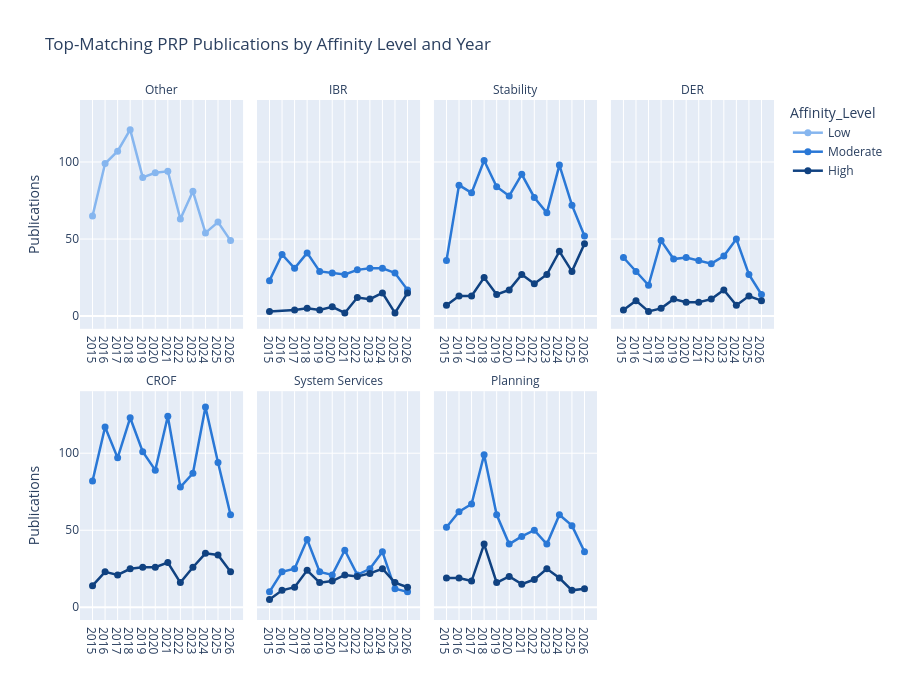

Source (notebook cell):
### Code cell
overall_level_grouped = overall_level.assign(
    # Low has no meaningful top programme, so bucket it separately from real PRP picks
    Top_PRP_Name=overall_level["Top_PRP_Name"].where(overall_level["Affinity_Level"] != "Low", "Other"),
    # Affinity_Level=overall_level["Affinity_Level"].astype(str).where(overall_level["Affinity_Level"] == "Low", "Moderate+High")
)

overall_counts_by_prp = (
    overall_level_grouped
    .groupby(["Year", "Affinity_Level", "Top_PRP_Name"], observed=True)
    .size()
    .rename("Publications")
    .reset_index()
)
# fig1 = px.scatter(
#     x = "Year",
#     # y = "Publications",
#     # color = "Affinity_Level",
#     y = "Top_PRP_Name",
#     size = "Publications",
#     color = "Publications",
#     data_frame = overall_counts_by_prp
# )
# fig1.show()
facet_order = ["Other"] + programme_order
fig2 = px.line(
    overall_counts_by_prp,
    x="Year",
    y="Publications",
    color="Affinity_Level",
    facet_col="Top_PRP_Name",
    facet_col_wrap=4,
    facet_row_spacing=0.12,
    markers=True,
    category_orders={"Top_PRP_Name": facet_order, "Affinity_Level": level_order},
    color_discrete_map=color_discrete_map,
    title="Top-Matching PRP Publications by Affinity Level and Year",
)
fig2.for_each_annotation(lambda annotation: annotation.update(text=annotation.text.split("=")[-1]))
fig2.update_traces(line_width=2.5, marker_size=7)
fig2.update_xaxes(title=None, dtick=1, tickformat="d", showticklabels=True)
fig2.update_yaxes(title=None)
fig2.update_yaxes(title="Publications", col=1)
fig2.update_layout(height=700)
fig2.show()

overall_counts_by_prp.groupby("Year")["Publications"].sum()

### Figure 1 — Plotly figure (JSON) as saved in the notebook; plotly's stock layout.template omitted (floating-point values rounded to 4 significant figures)
{"data": [{"hovertemplate": "Affinity_Level=Low<br>Top_PRP_Name=Other<br>Year=%{x}<br>Publications=%{y}<extra></extra>", "legendgroup": "Low", "line": {"color": "#86b6ef", "dash": "solid", "width": 2.5}, "marker": {"size": 7, "symbol": "circle"}, "mode": "lines+markers", "name": "Low", "orientation": "v", "showlegend": true, "type": "scatter", "x": [2015, 2016, 2017, 2018, 2019, 2020, 2021, 2022, 2023, 2024, 2025, 2026], "xaxis": "x5", "y": [65, 99, 107, 121, 90, 93, 94, 63, 81, 54, 61, 49], "yaxis": "y5"}, {"hovertemplate": "Affinity_Level=Moderate<br>Top_PRP_Name=IBR<br>Year=%{x}<br>Publications=%{y}<extra></extra>", "legendgroup": "Moderate", "line": {"color": "#2a78d6", "dash": "solid", "width": 2.5}, "marker": {"size": 7, "symbol": "circle"}, "mode": "lines+markers", "name": "Moderate", "orientation": "v", "showlegend": true, "type": "scatter", "x": [2015, 2016, 2017, 2018, 2019, 2020, 2021, 2022, 2023, 2024, 2025, 2026], "xaxis": "x6", "y": [23, 40, 31, 41, 29, 28, 27, 30, 31, 31, 28, 17], "yaxis": "y6"}, {"hovertemplate": "Affinity_Level=High<br>Top_PRP_Name=IBR<br>Year=%{x}<br>Publications=%{y}<extra></extra>", "legendgroup": "High", "line": {"color": "#104281", "dash": "solid", "width": 2.5}, "marker": {"size": 7, "symbol": "circle"}, "mode": "lines+markers", "name": "High", "orientation": "v", "showlegend": true, "type": "scatter", "x": [2015, 2017, 2018, 2019, 2020, 2021, 2022, 2023, 2024, 2025, 2026], "xaxis": "x6", "y": [3, 4, 5, 4, 6, 2, 12, 11, 15, 2, 15], "yaxis": "y6"}, {"hovertemplate": "Affinity_Level=Moderate<br>Top_PRP_Name=Stability<br>Year=%{x}<br>Publications=%{y}<extra></extra>", "legendgroup": "Moderate", "line": {"color": "#2a78d6", "dash": "solid", "width": 2.5}, "marker": {"size": 7, "symbol": "circle"}, "mode": "lines+markers", "name": "Moderate", "orientation": "v", "showlegend": false, "type": "scatter", "x": [2015, 2016, 2017, 2018, 2019, 2020, 2021, 2022, 2023, 2024, 2025, 2026], "xaxis": "x7", "y": [36, 85, 80, 101, 84, 78, 92, 77, 67, 98, 72, 52], "yaxis": "y7"}, {"hovertemplate": "Affinity_Level=High<br>Top_PRP_Name=Stability<br>Year=%{x}<br>Publications=%{y}<extra></extra>", "legendgroup": "High", "line": {"color": "#104281", "dash": "solid", "width": 2.5}, "marker": {"size": 7, "symbol": "circle"}, "mode": "lines+markers", "name": "High", "orientation": "v", "showlegend": false, "type": "scatter", "x": [2015, 2016, 2017, 2018, 2019, 2020, 2021, 2022, 2023, 2024, 2025, 2026], "xaxis": "x7", "y": [7, 13, 13, 25, 14, 17, 27, 21, 27, 42, 29, 47], "yaxis": "y7"}, {"hovertemplate": "Affinity_Level=Moderate<br>Top_PRP_Name=DER<br>Year=%{x}<br>Publications=%{y}<extra></extra>", "legendgroup": "Moderate", "line": {"color": "#2a78d6", "dash": "solid", "width": 2.5}, "marker": {"size": 7, "symbol": "circle"}, "mode": "lines+markers", "name": "Moderate", "orientation": "v", "showlegend": false, "type": "scatter", "x": [2015, 2016, 2017, 2018, 2019, 2020, 2021, 2022, 2023, 2024, 2025, 2026], "xaxis": "x8", "y": [38, 29, 20, 49, 37, 38, 36, 34, 39, 50, 27, 14], "yaxis": "y8"}, {"hovertemplate": "Affinity_Level=High<br>Top_PRP_Name=DER<br>Year=%{x}<br>Publications=%{y}<extra></extra>", "legendgroup": "High", "line": {"color": "#104281", "dash": "solid", "width": 2.5}, "marker": {"size": 7, "symbol": "circle"}, "mode": "lines+markers", "name": "High", "orientation": "v", "showlegend": false, "type": "scatter", "x": [2015, 2016, 2017, 2018, 2019, 2020, 2021, 2022, 2023, 2024, 2025, 2026], "xaxis": "x8", "y": [4, 10, 3, 5, 11, 9, 9, 11, 17, 7, 13, 10], "yaxis": "y8"}, {"hovertemplate": "Affinity_Level=Moderate<br>Top_PRP_Name=CROF<br>Year=%{x}<br>Publications=%{y}<extra></extra>", "legendgroup": "Moderate", "line": {"color": "#2a78d6", "dash": "solid", "width": 2.5}, "marker": {"size": 7, "symbol": "circle"}, "mode": "lines+markers", "name": "Moderate", "orientation": "v", "showlegend": false, "type": "scatter", "x": [2015, 2016, 2017, 2018, 2019, 2020, 2021, 2022, 2023, 2024, 2025, 2026], "xaxis": "x", "y": [82, 117, 97, 123, 101, 89, 124, 78, 87, 130, 94, 60], "yaxis": "y"}, {"hovertemplate": "Affinity_Level=High<br>Top_PRP_Name=CROF<br>Year=%{x}<br>Publications=%{y}<extra></extra>", "legendgroup": "High", "line": {"color": "#104281", "dash": "solid", "width": 2.5}, "marker": {"size": 7, "symbol": "circle"}, "mode": "lines+markers", "name": "High", "orientation": "v", "showlegend": false, "type": "scatter", "x": [2015, 2016, 2017, 2018, 2019, 2020, 2021, 2022, 2023, 2024, 2025, 2026], "xaxis": "x", "y": [14, 23, 21, 25, 26, 26, 29, 16, 26, 35, 34, 23], "yaxis": "y"}, {"hovertemplate": "Affinity_Level=Moderate<br>Top_PRP_Name=System Services<br>Year=%{x}<br>Publications=%{y}<extra></extra>", "legendgroup": "Moderate", "line": {"color": "#2a78d6", "dash": "solid", "width": 2.5}, "marker": {"size": 7, "symbol": "circle"}, "mode": "lines+markers", "name": "Moderate", "orientation": "v", "showlegend": false, "type": "scatter", "x": [2015, 2016, 2017, 2018, 2019, 2020, 2021, 2022, 2023, 2024, 2025, 2026], "xaxis": "x2", "y": [10, 23, 25, 44, 23, 21, 37, 21, 25, 36, 12, 10], "yaxis": "y2"}, {"hovertemplate": "Affinity_Level=High<br>Top_PRP_Name=System Services<br>Year=%{x}<br>Publications=%{y}<extra></extra>", "legendgroup": "High", "line": {"color": "#104281", "dash": "solid", "width": 2.5}, "marker": {"size": 7, "symbol": "circle"}, "mode": "lines+markers", "name": "High", "orientation": "v", "showlegend": false, "type": "scatter", "x": [2015, 2016, 2017, 2018, 2019, 2020, 2021, 2022, 2023, 2024, 2025, 2026], "xaxis": "x2", "y": [5, 11, 13, 24, 16, 17, 21, 20, 22, 25, 16, 13], "yaxis": "y2"}, {"hovertemplate": "Affinity_Level=Moderate<br>Top_PRP_Name=Planning<br>Year=%{x}<br>Publications=%{y}<extra></extra>", "legendgroup": "Moderate", "line": {"color": "#2a78d6", "dash": "solid", "width": 2.5}, "marker": {"size": 7, "symbol": "circle"}, "mode": "lines+markers", "name": "Moderate", "orientation": "v", "showlegend": false, "type": "scatter", "x": [2015, 2016, 2017, 2018, 2019, 2020, 2021, 2022, 2023, 2024, 2025, 2026], "xaxis": "x3", "y": [52, 62, 67, 99, 60, 41, 46, 50, 41, 60, 53, 36], "yaxis": "y3"}, {"hovertemplate": "Affinity_Level=High<br>Top_PRP_Name=Planning<br>Year=%{x}<br>Publications=%{y}<extra></extra>", "legendgroup": "High", "line": {"color": "#104281", "dash": "solid", "width": 2.5}, "marker": {"size": 7, "symbol": "circle"}, "mode": "lines+markers", "name": "High", "orientation": "v", "showlegend": false, "type": "scatter", "x": [2015, 2016, 2017, 2018, 2019, 2020, 2021, 2022, 2023, 2024, 2025, 2026], "xaxis": "x3", "y": [19, 19, 17, 41, 16, 20, 15, 18, 25, 19, 11, 12], "yaxis": "y3"}], "layout": {"annotations": [{"font": {}, "showarrow": false, "text": "CROF", "x": 0.1175, "xanchor": "center", "xref": "paper", "y": 0.44, "yanchor": "bottom", "yref": "paper"}, {"font": {}, "showarrow": false, "text": "System Services", "x": 0.3725, "xanchor": "center", "xref": "paper", "y": 0.44, "yanchor": "bottom", "yref": "paper"}, {"font": {}, "showarrow": false, "text": "Planning", "x": 0.6275, "xanchor": "center", "xref": "paper", "y": 0.44, "yanchor": "bottom", "yref": "paper"}, {"font": {}, "showarrow": false, "text": "Other", "x": 0.1175, "xanchor": "center", "xref": "paper", "y": 1, "yanchor": "bottom", "yref": "paper"}, {"font": {}, "showarrow": false, "text": "IBR", "x": 0.3725, "xanchor": "center", "xref": "paper", "y": 1, "yanchor": "bottom", "yref": "paper"}, {"font": {}, "showarrow": false, "text": "Stability", "x": 0.6275, "xanchor": "center", "xref": "paper", "y": 1, "yanchor": "bottom", "yref": "paper"}, {"font": {}, "showarrow": false, "text": "DER", "x": 0.8825, "xanchor": "center", "xref": "paper", "y": 1, "yanchor": "bottom", "yref": "paper"}], "height": 700, "legend": {"title": {"text": "Affinity_Level"}, "tracegroupgap": 0}, "title": {"text": "Top-Matching PRP Publications by Affinity Level and Year"}, "xaxis": {"anchor": "y", "domain": [0, 0.235], "dtick": 1, "showticklabels": true, "tickformat": "d", "title": {}}, "xaxis2": {"anchor": "y2", "domain": [0.255, 0.49], "dtick": 1, "matches": "x", "showticklabels": true, "tickformat": "d", "title": {}}, "xaxis3": {"anchor": "y3", "domain": [0.51, 0.745], "dtick": 1, "matches": "x", "showticklabels": true, "tickformat": "d", "title": {}}, "xaxis4": {"anchor": "y4", "domain": [0.765, 1.0], "dtick": 1, "matches": "x", "showticklabels": true, "tickformat": "d", "title": {}}, "xaxis5": {"anchor": "y5", "domain": [0, 0.235], "dtick": 1, "matches": "x", "showticklabels": true, "tickformat": "d", "title": {}}, "xaxis6": {"anchor": "y6", "domain": [0.255, 0.49], "dtick": 1, "matches": "x", "showticklabels": true, "tickformat": "d", "title": {}}, "xaxis7": {"anchor": "y7", "domain": [0.51, 0.745], "dtick": 1, "matches": "x", "showticklabels": true, "tickformat": "d", "title": {}}, "xaxis8": {"anchor": "y8", "domain": [0.765, 1.0], "dtick": 1, "matches": "x", "showticklabels": true, "tickformat": "d", "title": {}}, "yaxis": {"anchor": "x", "domain": [0, 0.44], "title": {"text": "Publications"}}, "yaxis2": {"anchor": "x2", "domain": [0, 0.44], "matches": "y", "showticklabels": false, "title": {}}, "yaxis3": {"anchor": "x3", "domain": [0, 0.44], "matches": "y", "showticklabels": false, "title": {}}, "yaxis4": {"anchor": "x4", "domain": [0, 0.44], "matches": "y", "showticklabels": false, "title": {}}, "yaxis5": {"anchor": "x5", "domain": [0.56, 1], "matches": "y", "title": {"text": "Publications"}}, "yaxis6": {"anchor": "x6", "domain": [0.56, 1], "matches": "y", "showticklabels": false, "title": {}}, "yaxis7": {"anchor": "x7", "domain": [0.56, 1], "matches": "y", "showticklabels": false, "title": {}}, "yaxis8": {"anchor": "x8", "domain": [0.56, 1], "matches": "y", "showticklabels": false, "title": {}}}}
